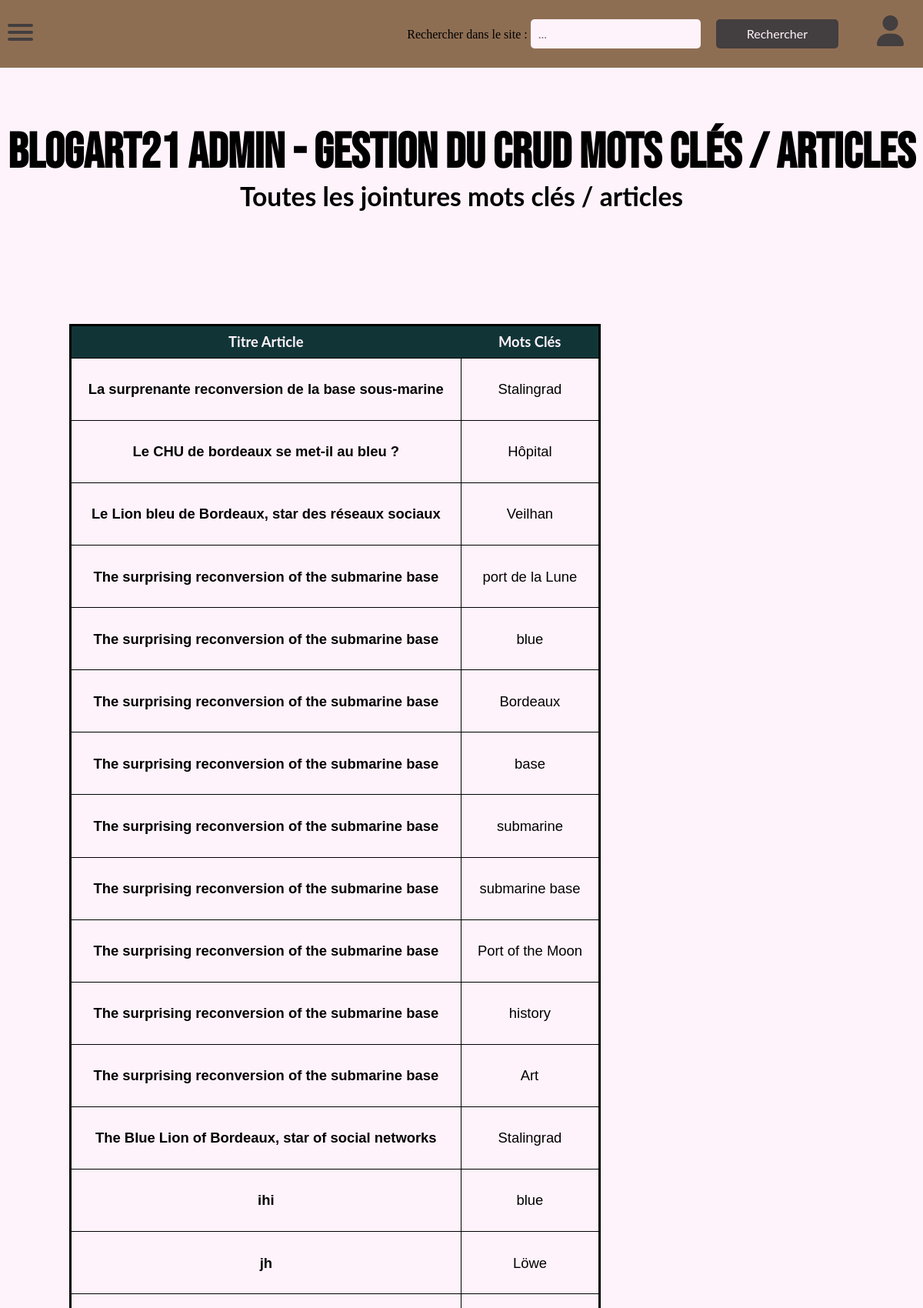
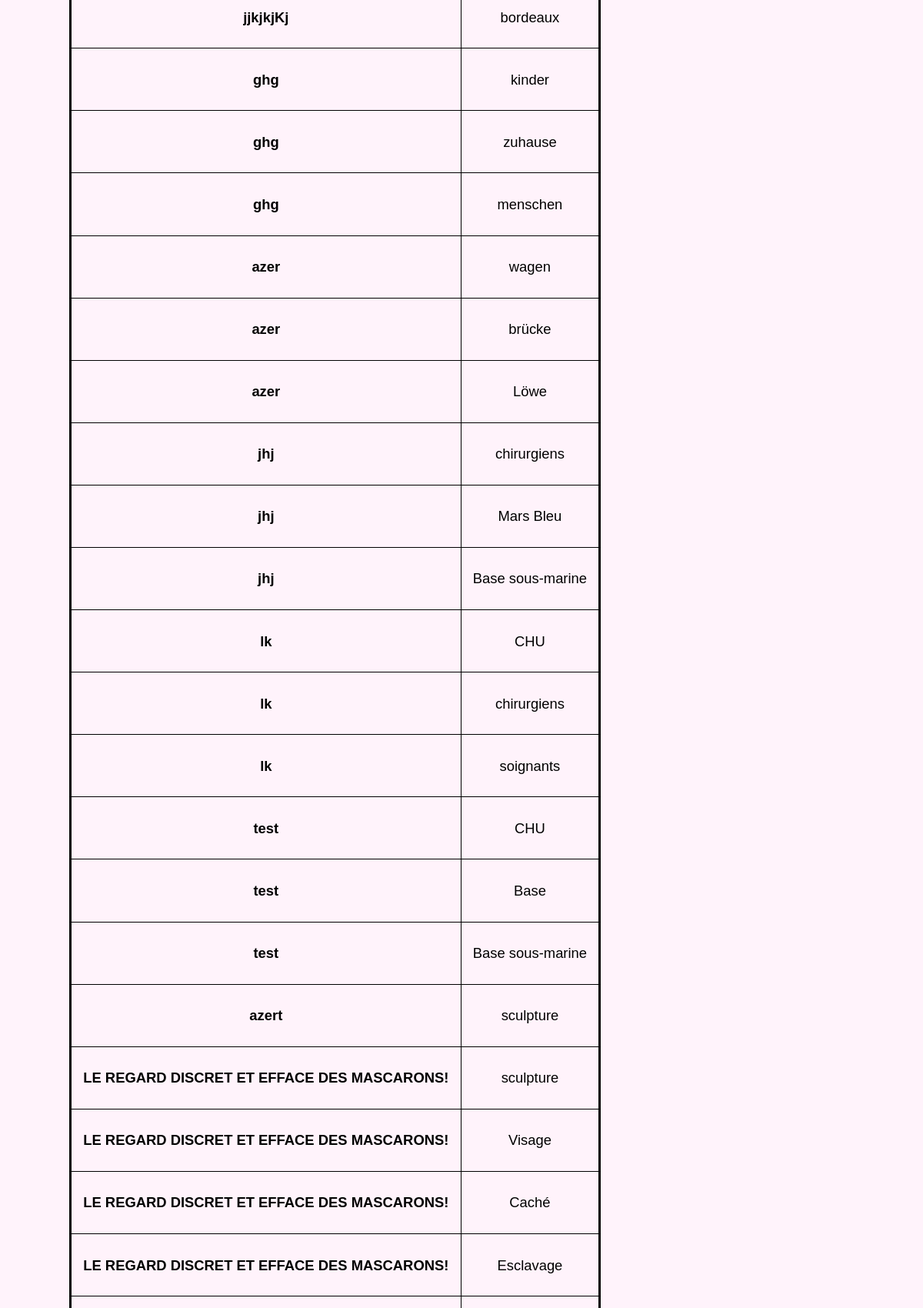
/back/motCleArticle/motCleArticle.php (upper part), run on the app's committed database (2 pictures, top to bottom).
### tables this page shows
CREATE TABLE IF NOT EXISTS `motclearticle` (
  `numArt` int(8) NOT NULL,
  `numMotCle` int(8) NOT NULL,
  PRIMARY KEY (`numArt`,`numMotCle`),
  KEY `MOTCLEARTICLE_FK` (`numArt`),
  KEY `MOTCLEARTICLE2_FK` (`numMotCle`)
);

CREATE TABLE IF NOT EXISTS `article` (
  `numArt` int(8) NOT NULL AUTO_INCREMENT,
  `dtCreArt` datetime DEFAULT NULL,
  `libTitrArt` char(100) DEFAULT NULL,
  `libChapoArt` text DEFAULT NULL,
  `libAccrochArt` char(160) DEFAULT NULL,
  `parag1Art` text DEFAULT NULL,
  `libSsTitr1Art` char(100) DEFAULT NULL,
  `parag2Art` text DEFAULT NULL,
  `libSsTitr2Art` char(100) DEFAULT NULL,
  `parag3Art` text DEFAULT NULL,
  `libConclArt` text DEFAULT NULL,
  `urlPhotArt` char(70) DEFAULT NULL,
  `numAngl` char(8) NOT NULL,
  `numThem` char(8) NOT NULL,
  PRIMARY KEY (`numArt`),
  KEY `ARTICLE_FK` (`numArt`),
  KEY `FK_ASSOCIATION_1` (`numAngl`),
  KEY `FK_ASSOCIATION_2` (`numThem`)
);

CREATE TABLE IF NOT EXISTS `motcle` (
  `numMotCle` int(8) NOT NULL AUTO_INCREMENT,
  `libMotCle` varchar(60) DEFAULT NULL,
  `numLang` char(8) NOT NULL,
  PRIMARY KEY (`numMotCle`),
  KEY `MOTCLE_FK` (`numMotCle`),
  KEY `FK_ASSOCIATION_5` (`numLang`)
);

### CLASS_CRUD/motCleArticle.class.php (called while the page is built, shortened)
<?
	require_once __DIR__ . './../../CONNECT/database.php';
	class MOTCLEARTICLE{
    function get_AllMotCleArticle(){
			global $db;
      $requete = 'SELECT * FROM motclearticle INNER JOIN motcle ON motclearticle.numMotCle = motcle.numMotCle INNER JOIN article ON motclearticle.numArt = article.numArt;';
      $result = $db->prepare($requete);
      $result->execute();
      return($result->fetchAll());
		}
  }

### back/motCleArticle/motCleArticle.php (the view, shortened to what this page needs)
<?
require_once __DIR__ . './../../CLASS_CRUD/motCleArticle.class.php';
$monMotCleArticle = new MOTCLEARTICLE;
?>
<!DOCTYPE html>
<html lang="fr">
<head>
    <link rel="stylesheet" href="./../../front/assets/css/normalize.css">
    <link rel="stylesheet" href="./../../front/assets/css/nav.css">
    <link rel="stylesheet" href="./../css/footer.css">
    <link rel="stylesheet" href="./../css/gestionCRUD.css" >
</head>
<body>*<?php
    include __DIR__ ."./../commons/navbar.php";
    ?>
    <div class="wrapper">
        <div class="hautpage">
            <div class="Titre">
                <h1>BLOGART21 Admin - Gestion du CRUD Mots Clés / Articles</h1>
                <h2>Toutes les jointures mots clés / articles</h2>
            </div>
        </div>
    <div class="tableArea">
    <table class="tableau">
    <thead class="entete">
        <tr>
            <th>&nbsp;Titre Article&nbsp;</th>
            <th>&nbsp;Mots Clés&nbsp;</th>
        </tr>
    </thead>
    <tbody class="body">
    <?
    $allMotCleArticle = $monMotCleArticle->get_AllMotCleArticle();
    foreach($allMotCleArticle as $row){
    ?>
        <tr>
        <td><h4>&nbsp; <?php echo $row["libTitrArt"]; ?> &nbsp;</h4></td>
        <td>&nbsp; <?php echo $row["libMotCle"]; ?> &nbsp;</td>
        </tr>
    <?
    }
    ?>
    </tbody>
    </table>
</div>
</div>
</body>
</html>

### back/css/gestionCRUD.css (style rules this page uses)
.wrapper { background-color: #FFF3FB; width: 100%; display: flex; flex-direction: column; align-items: center; }
.Titre { text-align: center; margin-top: 18vh; margin-bottom: 12vh; }
.Titre h1 { font-family: 'Bebas Neue', cursive; font-size: 4em; }
.Titre h2 { font-family: 'Lato', sans-serif; Font-size: 2.1em; }
.tableArea { margin: 50px 100px; width: 85%; overflow-x: scroll; }
.tableau { font-family: 'Lato', sans-serif; font-size: 1.15em; border: medium solid black; border-radius: 8px; border-collapse: collapse; justify-content: center; }
th { padding: 10px; background-color: #113537; color: #FFF3FB; }
td { font-family: sans-serif; border: thin solid; padding: 5px; text-align: center; }

### data on the page
motclearticle: numArt.libTitrArt "La surprenante reconversion de la base sous-marine", numMotCle.libMotCle "Stalingrad"
motclearticle: numArt.libTitrArt "Le CHU de bordeaux se met-il au bleu ?", numMotCle.libMotCle "Hôpital"
motclearticle: numArt.libTitrArt "Le Lion bleu de Bordeaux, star des réseaux sociaux", numMotCle.libMotCle "Veilhan"
motclearticle: numArt.libTitrArt "The surprising reconversion of the submarine base", numMotCle.libMotCle "port de la Lune"
motclearticle: numArt.libTitrArt "The surprising reconversion of the submarine base", numMotCle.libMotCle "blue"
motclearticle: numArt.libTitrArt "The surprising reconversion of the submarine base", numMotCle.libMotCle "Bordeaux"
motclearticle: numArt.libTitrArt "The surprising reconversion of the submarine base", numMotCle.libMotCle "base"
motclearticle: numArt.libTitrArt "The surprising reconversion of the submarine base", numMotCle.libMotCle "submarine"
motclearticle: numArt.libTitrArt "The surprising reconversion of the submarine base", numMotCle.libMotCle "submarine base"
motclearticle: numArt.libTitrArt "The surprising reconversion of the submarine base", numMotCle.libMotCle "Port of the Moon"
motclearticle: numArt.libTitrArt "The surprising reconversion of the submarine base", numMotCle.libMotCle "history"
motclearticle: numArt.libTitrArt "The surprising reconversion of the submarine base", numMotCle.libMotCle "Art"
motclearticle: numArt.libTitrArt "The Blue Lion of Bordeaux, star of social networks", numMotCle.libMotCle "Stalingrad"
motclearticle: numArt.libTitrArt "ihi", numMotCle.libMotCle "blue"
motclearticle: numArt.libTitrArt "jh", numMotCle.libMotCle "Löwe"
motclearticle: numArt.libTitrArt "jjkjkjKj", numMotCle.libMotCle "bordeaux"
motclearticle: numArt.libTitrArt "ghg", numMotCle.libMotCle "kinder"
motclearticle: numArt.libTitrArt "ghg", numMotCle.libMotCle "zuhause"
motclearticle: numArt.libTitrArt "ghg", numMotCle.libMotCle "menschen"
motclearticle: numArt.libTitrArt "azer", numMotCle.libMotCle "wagen"
motclearticle: numArt.libTitrArt "azer", numMotCle.libMotCle "brücke"
motclearticle: numArt.libTitrArt "azer", numMotCle.libMotCle "Löwe"
motclearticle: numArt.libTitrArt "jhj", numMotCle.libMotCle "chirurgiens"
motclearticle: numArt.libTitrArt "jhj", numMotCle.libMotCle "Mars Bleu"
motclearticle: numArt.libTitrArt "jhj", numMotCle.libMotCle "Base sous-marine"
motclearticle: numArt.libTitrArt "lk", numMotCle.libMotCle "CHU"
motclearticle: numArt.libTitrArt "lk", numMotCle.libMotCle "chirurgiens"
motclearticle: numArt.libTitrArt "lk", numMotCle.libMotCle "soignants"
motclearticle: numArt.libTitrArt "test", numMotCle.libMotCle "CHU"
motclearticle: numArt.libTitrArt "test", numMotCle.libMotCle "Base"
motclearticle: numArt.libTitrArt "test", numMotCle.libMotCle "Base sous-marine"
motclearticle: numArt.libTitrArt "azert", numMotCle.libMotCle "sculpture"
motclearticle: numArt.libTitrArt "LE REGARD DISCRET ET EFFACE DES MASCARONS!", numMotCle.libMotCle "sculpture"
motclearticle: numArt.libTitrArt "LE REGARD DISCRET ET EFFACE DES MASCARONS!", numMotCle.libMotCle "Visage"
motclearticle: numArt.libTitrArt "LE REGARD DISCRET ET EFFACE DES MASCARONS!", numMotCle.libMotCle "Caché"
motclearticle: numArt.libTitrArt "LE REGARD DISCRET ET EFFACE DES MASCARONS!", numMotCle.libMotCle "Esclavage"
